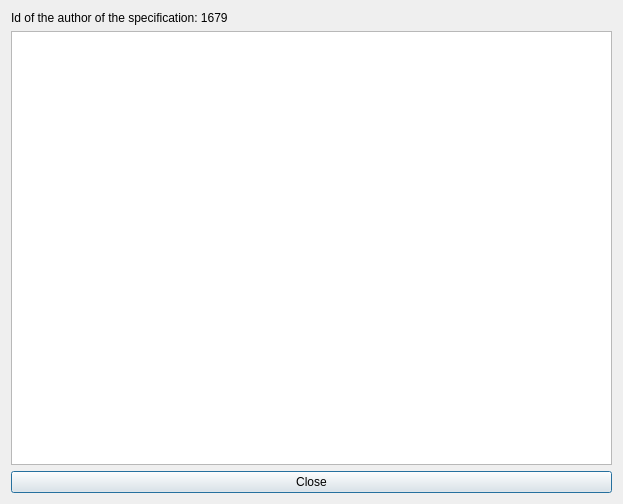
<?xml version="1.0" encoding="UTF-8"?>
<ui version="4.0">
 <class>ProjectInfoDialog</class>
 <widget class="QDialog" name="ProjectInfoDialog">
  <property name="geometry">
   <rect>
    <x>0</x>
    <y>0</y>
    <width>623</width>
    <height>504</height>
   </rect>
  </property>
  <property name="windowTitle">
   <string>Dialog</string>
  </property>
  <layout class="QGridLayout" name="gridLayout">
   <item row="4" column="0">
    <widget class="QPushButton" name="close">
     <property name="text">
      <string>Close</string>
     </property>
    </widget>
   </item>
   <item row="0" column="0">
    <layout class="QHBoxLayout" name="horizontalLayout">
     <item>
      <widget class="QLabel" name="label">
       <property name="text">
        <string>Id of the author of the specification: 1679</string>
       </property>
      </widget>
     </item>
     <item>
      <widget class="LogoWidget" name="widget" native="true"/>
     </item>
    </layout>
   </item>
   <item row="3" column="0">
    <layout class="QVBoxLayout" name="verticalLayout">
     <item>
      <widget class="QTextEdit" name="textEdit"/>
     </item>
    </layout>
   </item>
  </layout>
 </widget>
 <customwidgets>
  <customwidget>
   <class>LogoWidget</class>
   <extends>QWidget</extends>
   <header>logowidget.h</header>
   <container>1</container>
  </customwidget>
 </customwidgets>
 <resources/>
 <connections/>
</ui>
